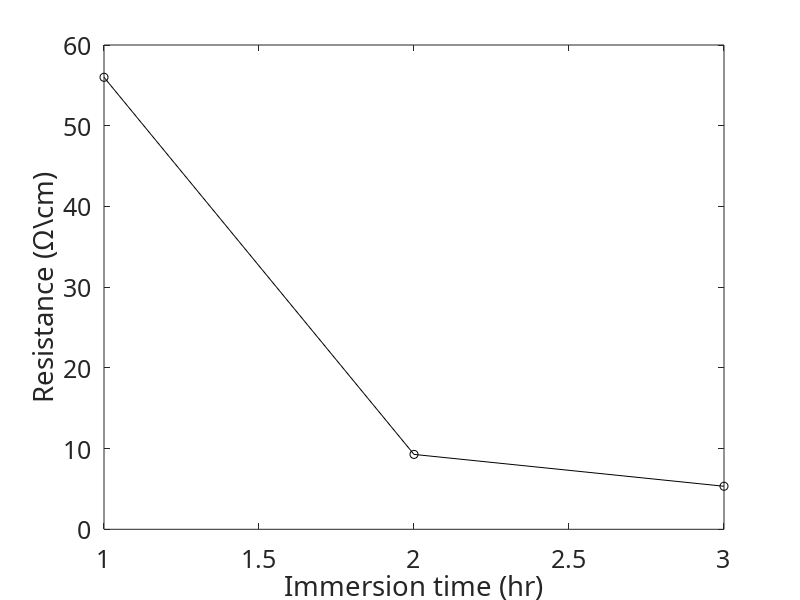

Write the MATLAB code that produced this figure.
hr1 = [37 150/2];
hr2 = [15 11/2 22/3];
hr3 = [6 12/2 12/3];

x = [1 2 3];
y = [mean(hr1) mean(hr2) mean(hr3)];


 
 
plot(x,y,'k-o');
%axis([0 60 0 5]);

xlabel('Immersion time (hr)','Fontsize',24);
ylabel('Resistance (\Omega\\cm)','Fontsize',24);
set(gca,'Fontname','CMU bright','Fontsize',18);
grid off;